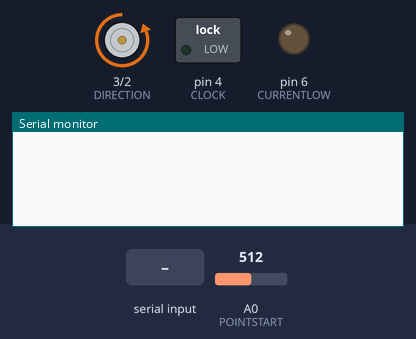
Recording of a sketch running on a simulated Arduino Uno, built with avr-gcc and run on an emulated ATmega328P. Parts: direction and speed pins drawn as motors (green arrow = direction pin HIGH = forward, orange = LOW = backward, longer = more drive), switched loads named in the sketch (green lamp = pin HIGH), output pins drawn as LEDs (lit = HIGH), the last lines printed to the serial monitor. The test bench sets the inputs (shaded band); at power-on: A0 (POINTSTART) = 512.

Above: at 1.2 s.
1.3 s: "90,45\n" received over Serial
At 2.1 s:
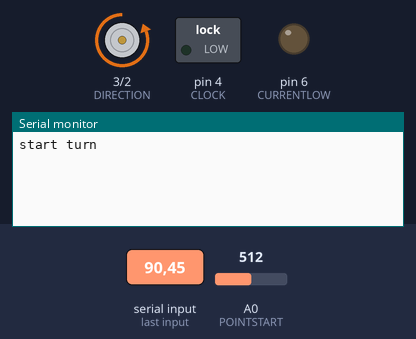
At 6.3 s:
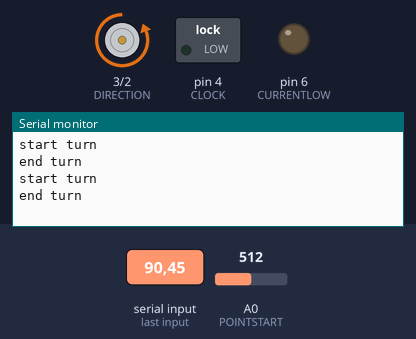

The sketch:

motor.ino
```cpp
#define ENABLE 2
#define DIRECTION 3
#define CLOCK 4
#define CURRENTLOW 6
#define POINTSTART A0
#define POINTEND A1
#define maxCounter 440

void setup() {
  pinMode(ENABLE, OUTPUT);
  pinMode(DIRECTION, OUTPUT);
  pinMode(CLOCK, OUTPUT);
  pinMode(CURRENTLOW, OUTPUT);

  digitalWrite(ENABLE, HIGH);
  digitalWrite(CURRENTLOW, LOW);

  Serial.begin(9600);
}

void loop() {

  while (Serial.available() == 0)
  {}

  int incoming = Serial.parseInt();

  if(incoming > 0)
  {
    execute(LOW, incoming);
  }

  if(incoming < 0)
  {
    execute(HIGH, incoming);
  }
}

void execute(int turnDirection, int distance)
{
  Serial.println("start turn");

  digitalWrite(DIRECTION, turnDirection);
  digitalWrite(ENABLE, LOW);

  int counter = 0;
  while(counter < maxCounter * abs(distance))
  {
    // Check (Start) Endpoint
    if(turnDirection == LOW && analogRead(POINTSTART) > 100) {
      break;
    }

    // Check (End) Endpoint
    if(turnDirection == HIGH && analogRead(POINTEND) > 100) {
      break;
    }

    // Move
    digitalWrite(CLOCK, HIGH);
    delay(2);
    digitalWrite(CLOCK, LOW);
    delay(2);  // wait for a second

    counter++;
  }

  digitalWrite(ENABLE, HIGH);
  delay(2000);
  Serial.flush();

  Serial.println("end turn");
}
```

Measured:
- after the input at 1.3 s, the serial monitor: prints a new line at once (image 1)
